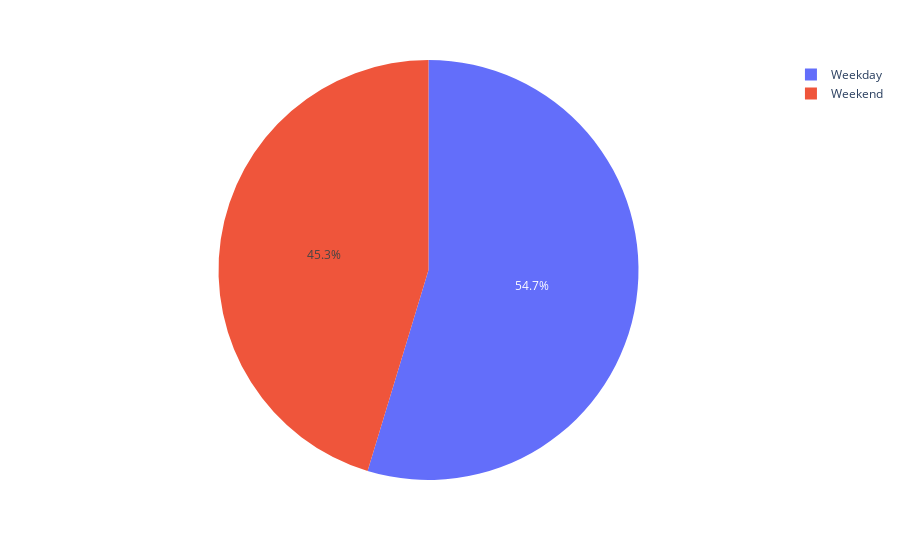

The notebook cell saved with this chart:
### Code cell
px.pie(res_df, names="Tag_Typ", values="Last")

### Figure 1 — Plotly figure (JSON) as saved in the notebook; plotly's stock layout.template omitted (floating-point values rounded to 4 significant figures)
{"data": [{"domain": {"x": [0, 1], "y": [0, 1]}, "hovertemplate": "Tag_Typ=%{label}<br>Last=%{value}<extra></extra>", "labels": ["Weekday", "Weekend"], "legendgroup": "", "name": "", "showlegend": true, "type": "pie", "values": [54890.0, 45480.0]}], "layout": {"legend": {"tracegroupgap": 0}, "margin": {"t": 60}}}
